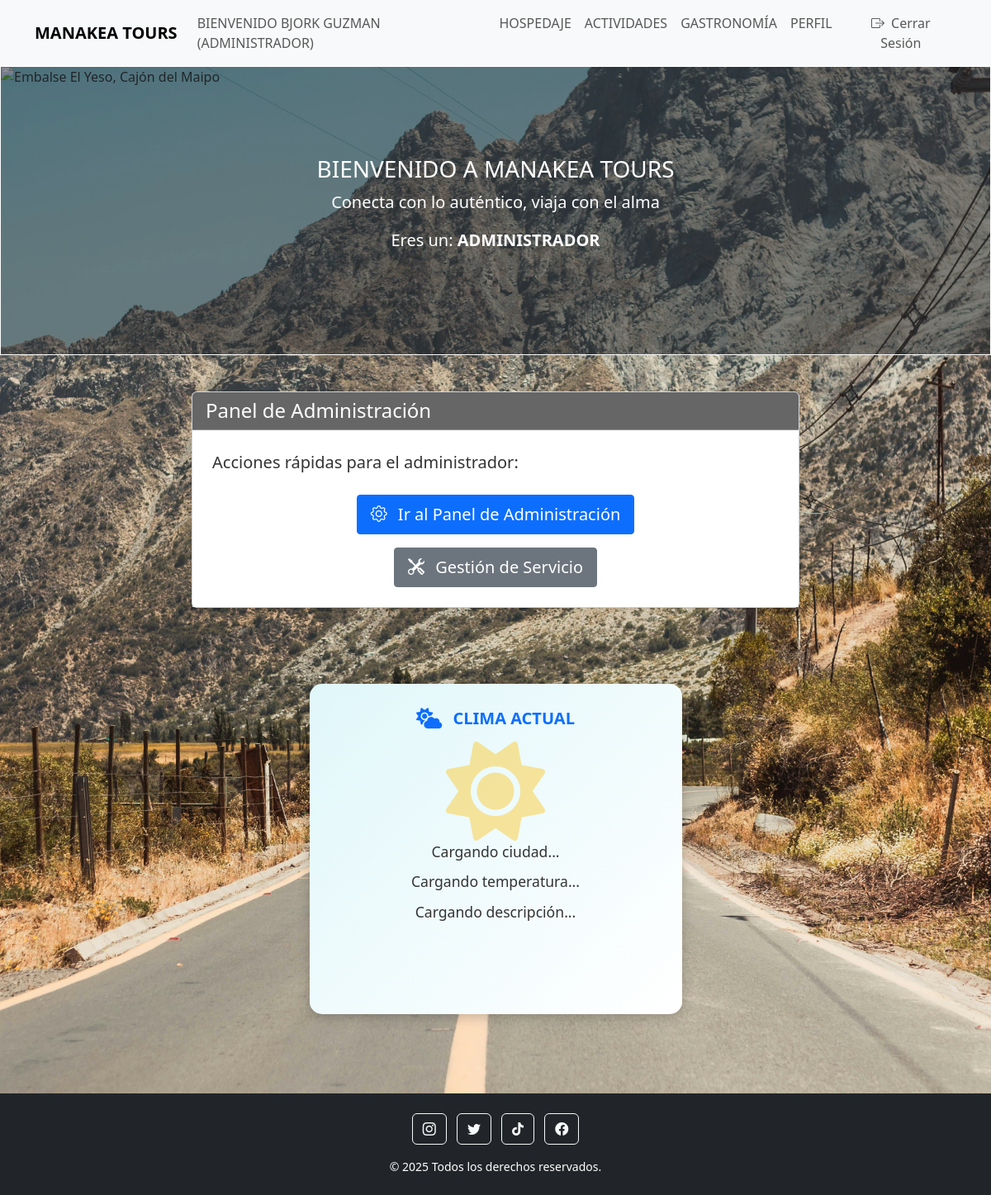
Screenshot of /inicioregistrado/ (signed in) with the database file from the repository.
### core/models.py (models this page shows, shortened)
class Usuario(AbstractBaseUser, PermissionsMixin):
    nombre = models.CharField(max_length=100)
    apellido = models.CharField(max_length=100)
    correo = models.EmailField(unique=True)
    telefono = models.CharField(max_length=20, blank=True, null=True) # Campo de teléfono
    tipo_usuario = models.ForeignKey(TipoUsuario, on_delete=models.SET_NULL, null=True, blank=True)
    is_active = models.BooleanField(default=True) # Indica si la cuenta está activa
    is_staff = models.BooleanField(default=False) # Necesario para acceder al admin de Django
    date_joined = models.DateTimeField(auto_now_add=True) # Fecha de creación del usuario
    objects = UsuarioManager() # Asigna tu Manager personalizado
    USERNAME_FIELD = 'correo' # Django usará 'correo' como campo de nombre de usuario para el login
    REQUIRED_FIELDS = ['nombre', 'apellido'] # Campos requeridos al crear un superusuario con createsuperuser
    class Meta:
        verbose_name = "Usuario"
        verbose_name_plural = "Usuarios"
    @property
    def is_cliente(self):
        return self.tipo_usuario and self.tipo_usuario.tipo_nombre == 'cliente'
    @property
    def is_anfitrion(self):
        return self.tipo_usuario and self.tipo_usuario.tipo_nombre == 'anfitrion'
    @property
    def is_administrador(self):
        return self.is_superuser or (self.tipo_usuario and self.tipo_usuario.tipo_nombre == 'administrador')

class TipoUsuario(models.Model):
    tipo_nombre = models.CharField(max_length=50, unique=True)
    class Meta:
        verbose_name = "Tipo de Usuario"
        verbose_name_plural = "Tipos de Usuarios"

### core/views.py (the view)
# urls.py: path('inicioregistrado/', views.inicioregistrado, name='inicioregistrado'),
@login_required(login_url='login')
def inicioregistrado(request):
    return render(request, 'core/inicioregistrado.html')

### core/templates/core/inicioregistrado.html (shortened to what this page needs)
{% load static %}
<!DOCTYPE html>
<html lang="es">
<head>
    <link rel="stylesheet" href="{% static 'css/global.css'%}">
    <link href="https://cdn.jsdelivr.net/npm/bootstrap@5.3.0/dist/css/bootstrap.min.css" rel="stylesheet">
    <link rel="stylesheet" href="https://cdn.jsdelivr.net/npm/bootstrap-icons@1.10.5/font/bootstrap-icons.css">
    <link rel="stylesheet" href="https://cdnjs.cloudflare.com/ajax/libs/font-awesome/6.5.0/css/all.min.css">
    <link rel="stylesheet" href="{% static 'css/carrito.css'%}">
</head>
<body>
<section class="bg" id="main-content">
    <nav class="navbar navbar-expand-lg navbar-light bg-light">
        <div class="container">
            {% if user.is_authenticated %}
                <a class="navbar-brand fw-bold" href="{% url 'inicioregistrado' %}">MANAKEA TOURS</a>
            {% else %}
                <a class="navbar-brand fw-bold" href="{% url 'inicio' %}">MANAKEA TOURS</a>
            {% endif %}
            <div class="collapse navbar-collapse justify-content-end" id="navbarNav">
                <ul class="navbar-nav">
                    {% if user.is_authenticated %}
                        <li class="nav-item d-flex align-items-center">
                            <span class="nav-link welcome-message">
                                BIENVENIDO {{ user.nombre|upper }} {{ user.apellido|upper }}
                                {% if user.tipo_usuario %}
                                    <span class="user-role">({{ user.tipo_usuario.tipo_nombre|upper }})</span>
                                {% endif %}
                            </span>
                        </li>
                        <li class="nav-item">
                            <a class="nav-link {% if request.resolver_match.url_name == 'hospedaje' %}active{% endif %}" href="{% url 'hospedaje' %}">HOSPEDAJE</a>
                        </li>
                        <li class="nav-item">
                            <a class="nav-link {% if request.resolver_match.url_name == 'actividad' %}active{% endif %}" href="{% url 'actividad' %}">ACTIVIDADES</a>
                        </li>
                        <li class="nav-item">
                            <a class="nav-link {% if request.resolver_match.url_name == 'gastronomia' %}active{% endif %}" href="{% url 'gastronomia' %}">GASTRONOMÍA</a>
                        </li>
                        <li class="nav-item">
                            <a class="nav-link" href="{% url 'perfil' %}">PERFIL</a>
                        </li>
                        <li class="nav-item">
                            <a class="nav-link btn btn-outline-danger btn-sm ms-2" href="{% url 'logout' %}">
                                <i class="bi bi-box-arrow-right me-1"></i> Cerrar Sesión
                            </a>
                        </li>
                    {% endif %}
                </ul>
            </div>
        </div>
    </nav>
    <div id="carouselExampleSlidesOnly" class="carousel slide border border-white" data-bs-ride="carousel" style="height: 350px;">
        <div class="carousel-inner h-100">
            <div class="carousel-item active position-relative h-100">
                <img src="https://www.cvc.com.br/dicas-de-viagem/wp-content/uploads/2019/09/cajon-del-maipo-embalse-el-yeso-chile.jpg"
                     class="d-block w-100 h-100 object-fit-cover" alt="Embalse El Yeso, Cajón del Maipo">
                <div class="position-absolute top-0 start-0 w-100 h-100 d-flex flex-column justify-content-center align-items-center text-white bg-dark bg-opacity-50">
                    <h1 class="h3">BIENVENIDO A MANAKEA TOURS</h1>
                    <p class="lead">Conecta con lo auténtico, viaja con el alma</p>
                    {% if user.tipo_usuario %}
                        <p class="lead">Eres un: <span class="fw-bold">{{ user.tipo_usuario.tipo_nombre|upper }}</span></p>
                    {% endif %}
                </div>
            </div>
        </div>
    </div>
    <div class="container mt-4 flex-grow-1">
        {% if user.is_authenticated and user.tipo_usuario and user.tipo_usuario.tipo_nombre == 'administrador' %}
        <div class="row justify-content-center">
            <div class="col-12 col-md-8 profile-card-col mb-4">
                <div class="card shadow-sm h-100 admin-panel-card">
                    <div class="card-header text-white">
                        <h4 class="mb-0">Panel de Administración</h4>
                    </div>
                    <div class="card-body d-flex flex-column justify-content-center align-items-center text-center">
                        <p class="lead mb-4">Acciones rápidas para el administrador:</p>
                        <a href="/admin/" class="btn btn-primary btn-lg btn-panel mb-3">
                            <i class="bi bi-gear me-2"></i> Ir al Panel de Administración
                        </a>
                        <a href="#" class="btn btn-secondary btn-lg btn-panel">
                            <i class="bi bi-tools me-2"></i> Gestión de Servicio
                        </a>
                    </div>
                </div>
            </div>
        </div>
        {% endif %}
    </div>
    <section class="section-clima-mapa my-5">
        <div class="container">
            <div class="row justify-content-center gap-4">
                {% if user.is_cliente %}
                    <div class="col-md-5 clima-box">
                        <div class="card-custom">
                            <h5 class="text-center text-primary fw-bold">
                                <i class="fas fa-cloud-sun fa-lg me-2"></i> CLIMA ACTUAL</h5>
                            <div id="clima" class="text-center mt-3">
                                <div class="icono-decorativo"><i class="fas fa-sun"></i></div>
                                <p id="ciudad">Cargando ciudad...</p>
                                <p id="temperatura">Cargando temperatura...</p>
                                <p id="descripcion">Cargando descripción...</p>
                            </div>
                        </div>
                    </div>
                    <div class="col-md-5 mapa-box">
                        <div class="card-custom">
                            <h5 class="text-center text-primary fw-bold">
                                <i class="fas fa-map-marker-alt fa-lg me-2"></i> UBICACIÓN EN EL MAPA </h5>
                            <div id="map" style="height: 300px; border-radius: 10px;"></div>
                        </div>
                    </div>
                {% elif user.is_anfitrion or user.is_administrador %}
                    <div class="col-md-5 clima-box">
                        <div class="card-custom">
                            <h5 class="text-center text-primary fw-bold">
                                <i class="fas fa-cloud-sun fa-lg me-2"></i> CLIMA ACTUAL</h5>
                            <div id="clima" class="text-center mt-3">
                                <div class="icono-decorativo"><i class="fas fa-sun"></i></div>
                                <p id="ciudad">Cargando ciudad...</p>
                                <p id="temperatura">Cargando temperatura...</p>
                                <p id="descripcion">Cargando descripción...</p>
                            </div>
                        </div>
                    </div>
                {% else %}
                    <div class="col-12 text-center">
                        <p class="lead text-muted">Inicia sesión para ver el clima y el mapa.</p>
                    </div>
                {% endif %}
            </div>
        </div>
    </section>
    <footer class="bg-dark text-center text-white py-4 mt-5">
        <div class="container">
            <div class="mb-3">
                <a href="https://www.instagram.com" target="_blank" class="btn btn-outline-light mx-1">
                    <i class="bi bi-instagram"></i>
                </a>
                <a href="https://www.twitter.com" target="_blank" class="btn btn-outline-light mx-1">
                    <i class="bi bi-twitter"></i>
                </a>
                <a href="https://www.tiktok.com" target="_blank" class="btn btn-outline-light mx-1">
                    <i class="fa-brands fa-tiktok"></i>
                </a>
                <a href="https://www.facebook.com" target="_blank" class="btn btn-outline-light mx-1">
                    <i class="bi bi-facebook"></i>
                </a>
            </div>
            <p class="mb-0 small">&copy; 2025 Todos los derechos reservados.</p>
        </div>
    </footer>
</section>
</body>
</html>

### core/static/css/global.css (style rules this page uses)
body { min-height: 100vh; display: flex; flex-direction: column; margin: 0; padding: 0; }
.bg { background-image: url(../img/cajon-1.jpg); background-repeat: no-repeat; background-position: center center; background-size: cover; min-height: 100vh; display: flex; flex-direction: column; }
.bg-5 > .container.my-5, .bg > .container, .bg-2 > .container, .bg-3 > .container, .bg-4 > .container { flex-grow: 1; padding-top: 20px; padding-bottom: 20px; }
.card-body { display: flex; flex-direction: column; }
.card-custom { background: linear-gradient(135deg, #e0f7fa, #ffffff); border-radius: 15px; padding: 30px; box-shadow: 0 4px 15px rgba(0, 0, 0, 0.2); min-height: 400px; transition: all 0.3s ease; }
.icono-decorativo i { font-size: 120px; color: rgba(255, 193, 7, 0.4); }
#clima p { font-size: 1.1rem; color: #333; margin-bottom: 10px; }
.profile-card-col .card-header { background-color: rgba(0, 0, 0, 0.6); color: white; border-bottom: 1px solid rgba(255, 255, 255, 0.3); }
.profile-card-col .card-body { background-color: rgba(255, 255, 255, 0.8); color: #333; height: auto; padding: 1.5rem; flex-grow: 1; display: flex; flex-direction: column; justify-content: center; align-items: center; }
.profile-card-col .card-body p { color: #333; margin-bottom: 0.6rem; font-size: 1.25rem; display: flex; align-items: baseline; width: 100%; }
.card .btn { border-radius: 0.25rem; transition: all 0.2s ease-in-out; }

### core/static/css/carrito.css (style rules this page uses)
#main-content { transition: margin-right 0.3s ease-in-out; }

### rows the page displays
Usuario: nombre "BJORK", apellido "GUZMAN", tipo_usuario.tipo_nombre "ADMINISTRADOR"
